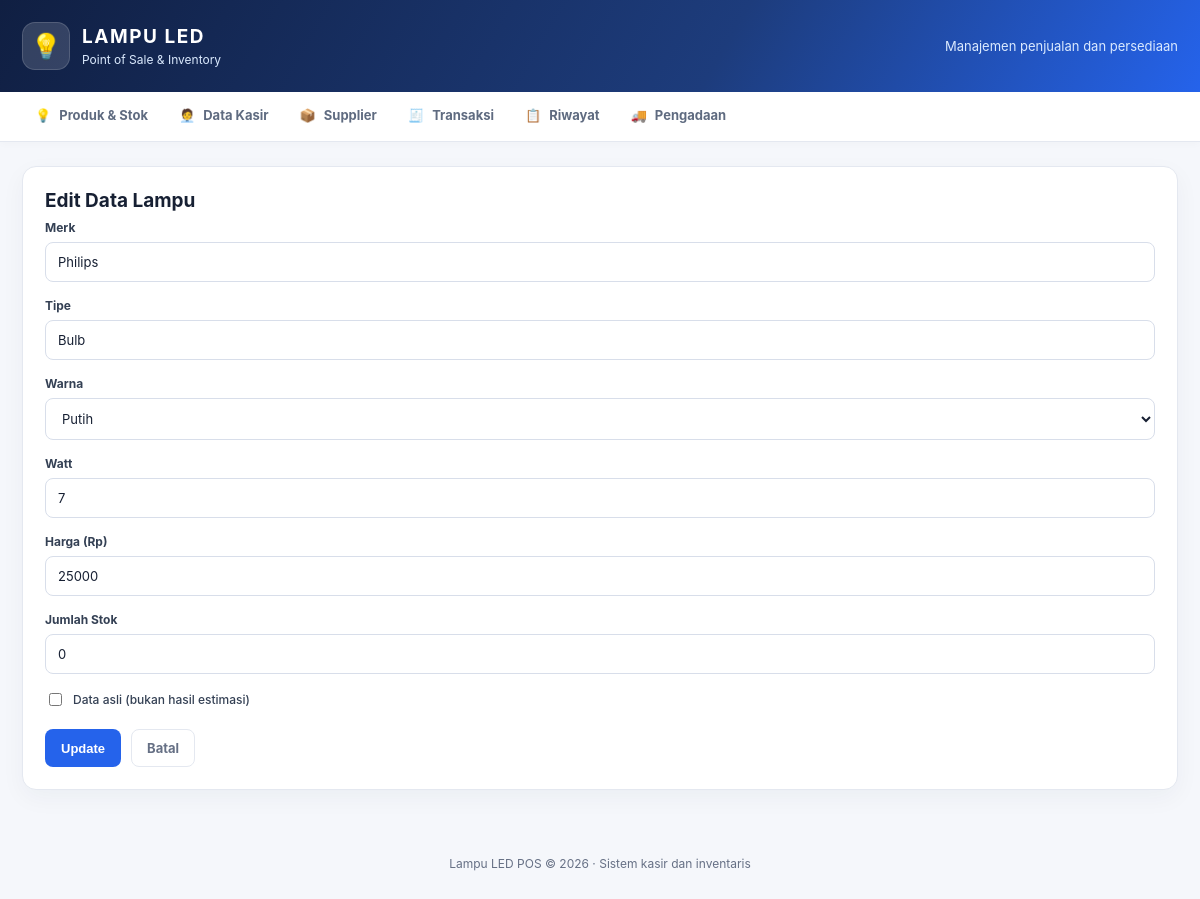
The page /edit.php?id=3 on the database its author committed.
### tables this page shows
CREATE TABLE lampu_led (
    id INT AUTO_INCREMENT PRIMARY KEY,
    merk VARCHAR(50) NOT NULL,
    tipe VARCHAR(50) NOT NULL,
    warna VARCHAR(20) NOT NULL,
    nama_lampu VARCHAR(150) NOT NULL,
    watt INT NOT NULL,
    harga_terendah INT NOT NULL,
    harga_label VARCHAR(30) NOT NULL,
    jumlah_stock INT UNSIGNED NOT NULL DEFAULT 0,
    data_asli TINYINT(1) NOT NULL DEFAULT 0
);

### models/Lampu.php (called while the page is built, shortened)
<?php
class Lampu
{
    private $conn;
    private $table = "lampu_led";
    public $id;
    public function __construct($db)
    {
        $this->conn = $db;
    }
    public function getById()
    {
        $query = "SELECT * FROM " . $this->table . " WHERE id = :id LIMIT 1";
        $stmt = $this->conn->prepare($query);
        $stmt->bindParam(":id", $this->id, PDO::PARAM_INT);
        $stmt->execute();
        $row = $stmt->fetch(PDO::FETCH_ASSOC);
        if ($row) {
            $this->merk = $row['merk'];
            $this->tipe = $row['tipe'];
            $this->warna = $row['warna'];
            $this->watt = $row['watt'];
            $this->harga_terendah = $row['harga_terendah'];
            $this->jumlah_stock = $row['jumlah_stock'];
            $this->data_asli = $row['data_asli'];
        }
        return $row;
    }
}

### edit.php (the view, shortened to what this page needs)
<?php
require_once "models/Lampu.php";
$database = new Database();
$db = $database->getConnection();
$lampu = new Lampu($db);
$id = isset($_GET['id']) ? (int) $_GET['id'] : 0;
$errors = [];
if ($_SERVER['REQUEST_METHOD'] === 'POST') {
    $lampu->id = $id;
    $lampu->merk = $_POST['merk'] ?? '';
    $lampu->tipe = $_POST['tipe'] ?? '';
    $lampu->warna = $_POST['warna'] ?? '';
    $lampu->watt = $_POST['watt'] ?? 0;
    $lampu->harga_terendah = $_POST['harga_terendah'] ?? 0;
    $lampu->jumlah_stock = $_POST['jumlah_stock'] ?? 0;
    $lampu->data_asli = isset($_POST['data_asli']) ? 1 : 0;
    if ($lampu->merk === '') $errors[] = "Merk wajib diisi.";
    if ($lampu->tipe === '') $errors[] = "Tipe wajib diisi.";
    if ($lampu->warna === '') $errors[] = "Warna wajib diisi.";
    if ((int) $lampu->watt <= 0) $errors[] = "Watt harus lebih dari 0.";
    if ((int) $lampu->harga_terendah <= 0) $errors[] = "Harga harus lebih dari 0.";
    if ((int) $lampu->jumlah_stock < 0) $errors[] = "Stok tidak boleh negatif.";
    if (empty($errors)) {
        $lampu->nama_lampu = "LED {$lampu->merk} {$lampu->tipe} ({$lampu->warna})";
        $lampu->harga_label = "Rp" . number_format((int) $lampu->harga_terendah, 0, ',', '.');
        if ($lampu->update()) {
            $_SESSION['flash'] = ['type' => 'success', 'message' => 'Data lampu berhasil diperbarui.'];
            header("Location: index.php");
            exit;
        } else {
            $errors[] = "Gagal memperbarui data, coba lagi.";
        }
    }
} else {
    $lampu->id = $id;
    $data = $lampu->getById();
}
require_once "templates/header.php";
?>
<section class="card form-card">
    <h2>Edit Data Lampu</h2>
    <form method="POST" class="data-form">
        <div class="form-group">
            <label for="merk">Merk</label>
            <input type="text" id="merk" name="merk" value="<?= htmlspecialchars($lampu->merk) ?>" required>
        </div>
        <div class="form-group">
            <label for="tipe">Tipe</label>
            <input type="text" id="tipe" name="tipe" value="<?= htmlspecialchars($lampu->tipe) ?>" required>
        </div>
        <div class="form-group">
            <label for="warna">Warna</label>
            <select id="warna" name="warna" required>
                <option value="putih" <?= $lampu->warna === 'putih' ? 'selected' : '' ?>>Putih</option>
            </select>
        </div>
        <div class="form-group">
            <label for="watt">Watt</label>
            <input type="number" id="watt" name="watt" min="1" value="<?= htmlspecialchars($lampu->watt) ?>" required>
        </div>
        <div class="form-group">
            <label for="harga_terendah">Harga (Rp)</label>
            <input type="number" id="harga_terendah" name="harga_terendah" min="1" value="<?= htmlspecialchars($lampu->harga_terendah) ?>" required>
        </div>
        <div class="form-group">
            <label for="jumlah_stock">Jumlah Stok</label>
            <input type="number" id="jumlah_stock" name="jumlah_stock" min="0" value="<?= htmlspecialchars($lampu->jumlah_stock) ?>" required>
        </div>
        <div class="form-group form-check">
            <label>
                <input type="checkbox" name="data_asli" value="1" <?= $lampu->data_asli ? 'checked' : '' ?>>
                Data asli (bukan hasil estimasi)
            </label>
        </div>
        <div class="form-actions">
            <button type="submit" class="btn btn-primary">Update</button>
            <a href="index.php" class="btn btn-ghost">Batal</a>
        </div>
    </form>
</section>
<?php require_once "templates/footer.php"; ?>

### assets/style.css (style rules this page uses)
:root { --primary: #2563eb; --primary-dark: #1d4ed8; --danger: #dc2626; --danger-dark: #b91c1c; --bg: #f5f7fb; --card-bg: #ffffff; --text: #172033; --muted: #667085; --border: #e4e8f0; --radius: 14px; --shadow: 0 8px 24px rgba(27, 39, 67, .045); }
* { box-sizing: border-box; }
body { margin: 0; font-family: Inter, "Segoe UI", Roboto, Arial, sans-serif; background: var(--bg); color: var(--text); }
a { color: inherit; }
.card { background: var(--card-bg); border: 1px solid var(--border); border-radius: var(--radius); padding: 22px; margin-bottom: 22px; box-shadow: var(--shadow); }
.card h2, .section-heading h2 { margin: 0 0 6px; font-size: 19px; }
.btn { display: inline-flex; justify-content: center; align-items: center; gap: 7px; padding: 10px 15px; min-height: 38px; border-radius: 8px; border: 1px solid transparent; cursor: pointer; font-size: 13px; text-decoration: none; font-weight: 700; transition: background .15s, transform .15s; white-space: nowrap; }
.btn-primary { background: var(--primary); color: #fff; }
.btn-ghost { background: transparent; color: var(--muted); border-color: var(--border); }
.form-card h2 { margin: 0 0 8px; }
.data-form { max-width: 100%; }
.form-group { margin-bottom: 16px; }
.form-group label { display: block; margin-bottom: 7px; color: #344054; font-weight: 700; font-size: 12px; }
.form-group input[type="text"], .form-group input[type="number"], .form-group input[type="datetime-local"], .form-group input[type="tel"], .form-group select, .form-group textarea { width: 100%; padding: 11px 12px; border: 1px solid #d8deea; border-radius: 8px; background: #fff; color: var(--text); font: inherit; font-size: 13px; outline: none; }
.form-check label { display: flex; align-items: center; gap: 8px; font-weight: 500; }
.form-actions { display: flex; gap: 10px; margin-top: 20px; }

### rows shown on the page
lampu_led: merk "Philips", tipe "Bulb", warna "Putih", watt "7", harga_terendah "25000", jumlah_stock "0"

### other values the page prints
$icon "💡"
$label "Produk & Stok"
$icon "🧑‍💼"
$label "Data Kasir"
$icon "📦"
$label "Supplier"
$icon "🧾"
$label "Transaksi"
$icon "📋"
$label "Riwayat"
$icon "🚚"
$label "Pengadaan"
